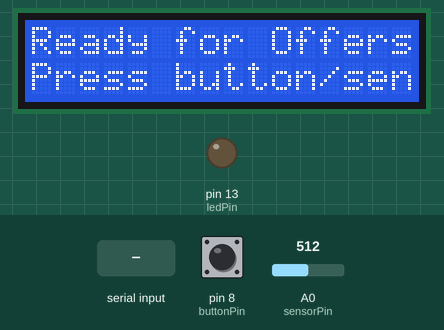
Recording of a sketch running on a simulated Arduino Uno, built with avr-gcc and run on an emulated ATmega328P. On the bench: 16×2 character LCD, output pins drawn as LEDs (lit = HIGH). Inputs (shaded band) come from the test bench; at power-on: A0 (sensorPin) = 512, pin 8 (buttonPin) HIGH. What the sketch prints to the serial monitor is not drawn.

Above: at 3.5 s.
3.6 s: A0 (sensorPin) set to 527
At 5.4 s:
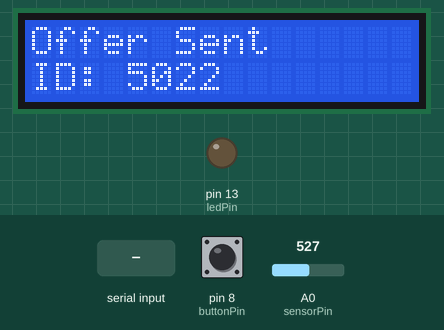
6.6 s: "TX_CONFIRMED:\n" received over Serial
At 7.0 s:
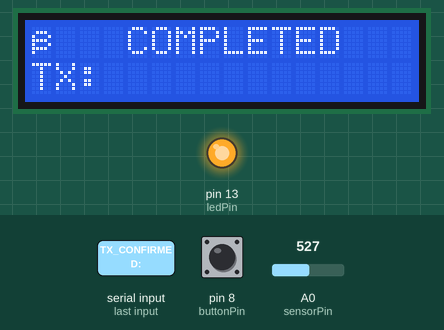
8.1 s: "RESET\n" received over Serial
At 10.9 s:
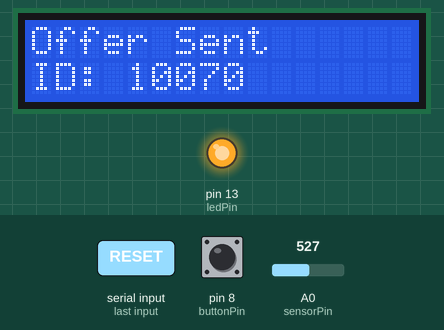
Timing chart, 0 to 15.3 s (numbered marks = the images above; inputs shaded):
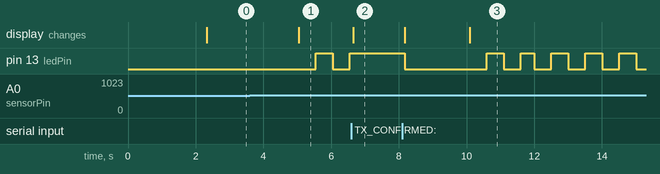

The sketch:

arduino_a.ino
```cpp
/*
 * Arduino A - Offer Trigger System
 * Triggers offers based on sensor data and displays transaction status
 * Compatible with Wokwi simulation
 */

#include <LiquidCrystal.h>

// LCD pins (adjust for your setup)
const int rs = 12, en = 11, d4 = 5, d5 = 4, d6 = 3, d7 = 2;
LiquidCrystal lcd(rs, en, d4, d5, d6, d7);

// Sensor and button pins
const int sensorPin = A0;    // Analog sensor (potentiometer in simulation)
const int buttonPin = 8;     // Trigger button
const int ledPin = 13;       // Status LED

// Thresholds and states
const int triggerThreshold = 512;  // Sensor threshold for triggering offers
int lastButtonState = HIGH;
int currentButtonState = HIGH;
bool offerInProgress = false;
unsigned long lastTriggerTime = 0;
const unsigned long cooldownPeriod = 5000;  // 5 seconds cooldown

// Serial communication
String incomingData = "";
bool dataComplete = false;

// Display states
enum DisplayState {
  WAITING,
  TRIGGERED,
  OFFER_SENT,
  TRANSACTION_PENDING,
  COMPLETED,
  ERROR_STATE
};

DisplayState currentState = WAITING;
String currentOfferID = "";
String currentTxHash = "";

void setup() {
  // Initialize serial communication
  Serial.begin(9600);

  // Initialize LCD
  lcd.begin(16, 2);

  // Initialize pins
  pinMode(buttonPin, INPUT_PULLUP);
  pinMode(ledPin, OUTPUT);

  // Display startup message
  lcd.clear();
  lcd.setCursor(0, 0);
  lcd.print("Arduino A Ready");
  lcd.setCursor(0, 1);
  lcd.print("Cardano AI Agent");

  digitalWrite(ledPin, LOW);

  Serial.println("=================================");
  Serial.println("Arduino A - Offer Trigger System");
  Serial.println("=================================");
  Serial.println("Commands:");
  Serial.println("- OFFER:amount:product - Manual offer trigger");
  Serial.println("- STATUS:offer_id - Check offer status");
  Serial.println("- TX:tx_hash - Transaction confirmed");
  Serial.println("- RESET - Reset system");
  Serial.println("=================================");

  delay(2000);
  updateDisplay();
}

void loop() {
  // Read sensor value
  int sensorValue = analogRead(sensorPin);

  // Read button state
  currentButtonState = digitalRead(buttonPin);

  // Check for sensor trigger
  if (sensorValue > triggerThreshold && !offerInProgress) {
    unsigned long currentTime = millis();
    if (currentTime - lastTriggerTime > cooldownPeriod) {
      triggerOffer("sensor", sensorValue);
      lastTriggerTime = currentTime;
    }
  }

  // Check for button press
  if (lastButtonState == HIGH && currentButtonState == LOW && !offerInProgress) {
    unsigned long currentTime = millis();
    if (currentTime - lastTriggerTime > cooldownPeriod) {
      triggerOffer("button", 100);
      lastTriggerTime = currentTime;
    }
  }
  lastButtonState = currentButtonState;

  // Handle serial communication
  handleSerial();

  // Update LED
  updateLED();

  delay(100);
}

void triggerOffer(String triggerType, int value) {
  offerInProgress = true;
  currentState = TRIGGERED;

  // Calculate offer amount based on sensor value
  float offerAmount = map(value, 0, 1023, 50, 200);
  String product = "Arduino Sensor Data";

  // Generate offer ID
  currentOfferID = String(millis());

  // Send offer trigger to Agent A via serial
  String offerData = "TRIGGER:";
  offerData += triggerType + ":";
  offerData += String(offerAmount, 1) + ":";
  offerData += product + ":";
  offerData += currentOfferID;

  Serial.println(offerData);
  Serial.println("Offer triggered - Amount: " + String(offerAmount, 1) + " ADA");

  currentState = OFFER_SENT;
  updateDisplay();

  // Auto-advance to waiting after a timeout
  setTimeout(10000, WAITING);
}

void handleSerial() {
  while (Serial.available() > 0) {
    char inChar = (char)Serial.read();

    if (inChar == '\n') {
      dataComplete = true;
    } else {
      incomingData += inChar;
    }
  }

  if (dataComplete) {
    processSerialCommand(incomingData);
    incomingData = "";
    dataComplete = false;
  }
}

void processSerialCommand(String command) {
  command.trim();
  Serial.println("Received: " + command);

  if (command.startsWith("OFFER_ACCEPTED:")) {
    // Extract offer ID and transaction hash
    int firstColon = command.indexOf(':');
    int secondColon = command.indexOf(':', firstColon + 1);

    String offerID = command.substring(firstColon + 1, secondColon);
    String txHash = command.substring(secondColon + 1);

    if (offerID == currentOfferID) {
      currentTxHash = txHash;
      currentState = TRANSACTION_PENDING;
      Serial.println("Offer accepted! Transaction: " + txHash);
      updateDisplay();
    }
  }
  else if (command.startsWith("OFFER_REJECTED:")) {
    String offerID = command.substring(command.indexOf(':') + 1);

    if (offerID == currentOfferID) {
      currentState = ERROR_STATE;
      Serial.println("Offer rejected");
      updateDisplay();
      setTimeout(3000, WAITING);
    }
  }
  else if (command.startsWith("TX_CONFIRMED:")) {
    String txHash = command.substring(command.indexOf(':') + 1);

    if (txHash == currentTxHash) {
      currentState = COMPLETED;
      Serial.println("Transaction confirmed! " + txHash);
      updateDisplay();
      setTimeout(5000, WAITING);
    }
  }
  else if (command == "RESET") {
    resetSystem();
  }
  else if (command.startsWith("STATUS:")) {
    Serial.println("Current State: " + getStateName(currentState));
    Serial.println("Offer ID: " + currentOfferID);
    Serial.println("TX Hash: " + currentTxHash);
  }
  else {
    Serial.println("Unknown command: " + command);
  }
}

void updateDisplay() {
  lcd.clear();

  switch (currentState) {
    case WAITING:
      lcd.setCursor(0, 0);
      lcd.print("Ready for Offers");
      lcd.setCursor(0, 1);
      lcd.print("Press button/sensor");
      offerInProgress = false;
      currentOfferID = "";
      currentTxHash = "";
      break;

    case TRIGGERED:
      lcd.setCursor(0, 0);
      lcd.print("Triggering...");
      lcd.setCursor(0, 1);
      lcd.print("Creating offer");
      break;

    case OFFER_SENT:
      lcd.setCursor(0, 0);
      lcd.print("Offer Sent");
      lcd.setCursor(0, 1);
      lcd.print("ID: " + currentOfferID.substring(0, 10));
      break;

    case TRANSACTION_PENDING:
      lcd.setCursor(0, 0);
      lcd.print("TX Pending...");
      lcd.setCursor(0, 1);
      lcd.print(currentTxHash.substring(0, 16));
      break;

    case COMPLETED:
      lcd.setCursor(0, 0);
      lcd.print("✓ COMPLETED");
      lcd.setCursor(0, 1);
      lcd.print("TX: " + currentTxHash.substring(0, 12));
      break;

    case ERROR_STATE:
      lcd.setCursor(0, 0);
      lcd.print("✗ REJECTED");
      lcd.setCursor(0, 1);
      lcd.print("Try again later");
      break;
  }
}

void updateLED() {
  switch (currentState) {
    case WAITING:
      digitalWrite(ledPin, LOW);
      break;

    case TRIGGERED:
    case OFFER_SENT:
      // Blink LED
      digitalWrite(ledPin, (millis() / 500) % 2);
      break;

    case TRANSACTION_PENDING:
      // Fast blink
      digitalWrite(ledPin, (millis() / 200) % 2);
      break;

    case COMPLETED:
      digitalWrite(ledPin, HIGH);
      break;

    case ERROR_STATE:
      // Slow blink
      digitalWrite(ledPin, (millis() / 1000) % 2);
      break;
  }
}

void setTimeout(unsigned long duration, DisplayState nextState) {
  // Simple timeout implementation
  static unsigned long timeoutStart = 0;
  static DisplayState timeoutNextState = WAITING;
  static bool timeoutActive = false;

  if (!timeoutActive) {
    timeoutStart = millis();
    timeoutNextState = nextState;
    timeoutActive = true;
  }

  if (millis() - timeoutStart > duration) {
    currentState = timeoutNextState;
    timeoutActive = false;
    updateDisplay();
  }
}

void resetSystem() {
  currentState = WAITING;
  offerInProgress = false;
  currentOfferID = "";
  currentTxHash = "";

  Serial.println("System reset");
  updateDisplay();
}

String getStateName(DisplayState state) {
  switch (state) {
    case WAITING: return "WAITING";
    case TRIGGERED: return "TRIGGERED";
    case OFFER_SENT: return "OFFER_SENT";
    case TRANSACTION_PENDING: return "TRANSACTION_PENDING";
    case COMPLETED: return "COMPLETED";
    case ERROR_STATE: return "ERROR_STATE";
    default: return "UNKNOWN";
  }
}

// Additional helper functions for sensor calibration
void calibrateSensor() {
  Serial.println("Calibrating sensor...");

  int minVal = 1023;
  int maxVal = 0;

  for (int i = 0; i < 100; i++) {
    int val = analogRead(sensorPin);
    if (val < minVal) minVal = val;
    if (val > maxVal) maxVal = val;
    delay(50);
  }

  Serial.println("Sensor range: " + String(minVal) + " - " + String(maxVal));
}
```

Measured:
- the behaviour switches between 512 and 513 on A0 (sensorPin) (found by bisection; images 0 and 1)
- after the input at 3.6 s, pin 13 (ledPin): LOW → HIGH after 2.0 s, → LOW 0.50 s later, → HIGH 0.50 s later; the display: changes after 1.4 s (image 1)
- after the input at 6.6 s, pin 13 (ledPin): stays HIGH (without the input it goes to LOW after 0.45 s); the display: changes after 0.06 s (image 2)
- after the input at 8.1 s, pin 13 (ledPin): goes LOW 2.4 s, HIGH 0.50 s, LOW 0.50 s, HIGH 0.40 s, 3 × (LOW 0.50 s, HIGH 0.50 s), then LOW, starting after 0.07 s; the display: first changes after 0.07 s (image 3 shows a later state)
